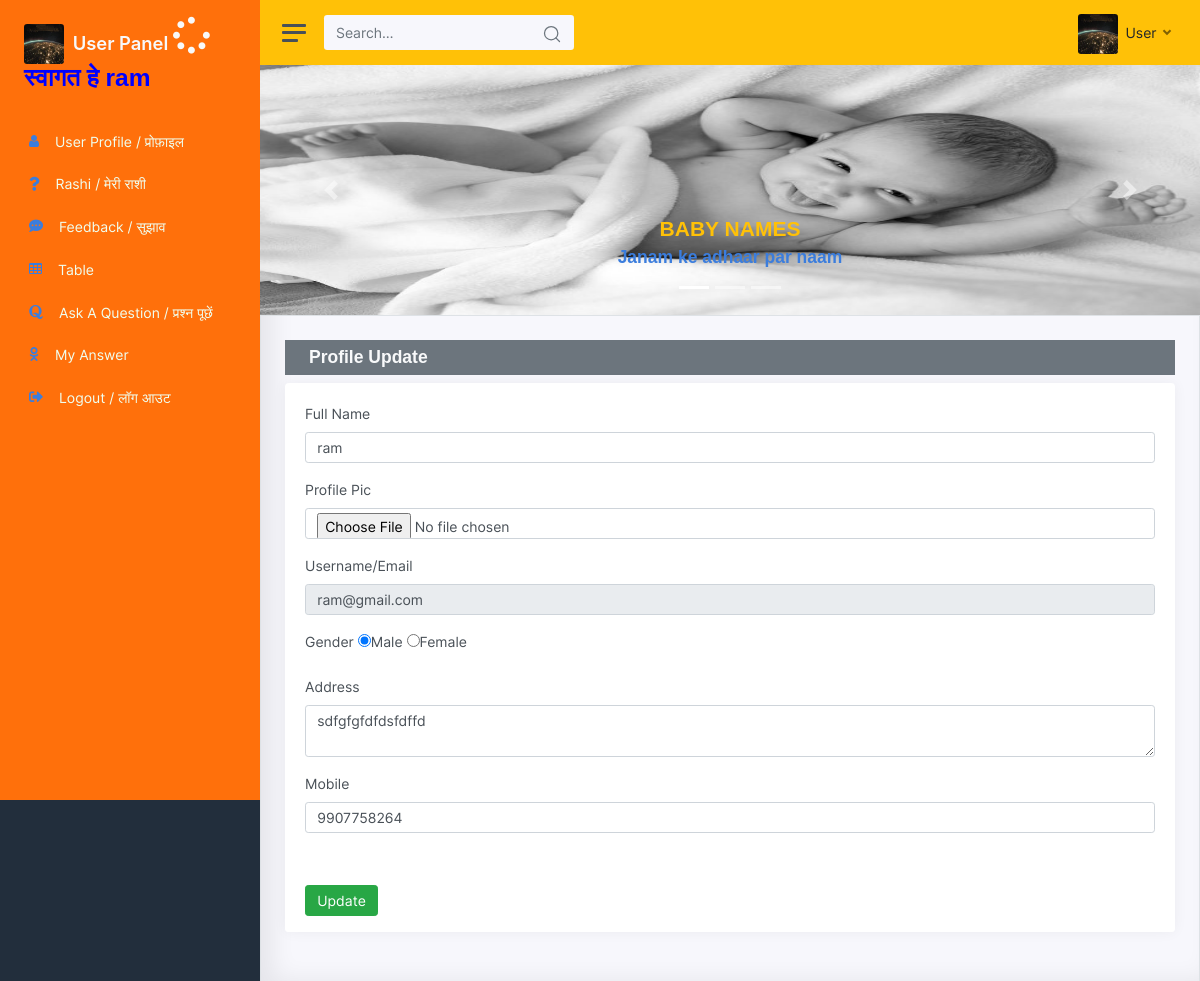
The app's page /user/edit_profile.php (signed in) with its own data.
### tables this page shows
CREATE TABLE `new_user` (
  `id` int(11) NOT NULL,
  `full_name` varchar(255) DEFAULT NULL,
  `email` varchar(255) DEFAULT NULL,
  `password` varchar(255) DEFAULT NULL,
  `confirm_password` varchar(255) NOT NULL,
  `mobile` varchar(255) NOT NULL,
  `gender` varchar(100) NOT NULL,
  `address` text NOT NULL,
  `image` varchar(255) DEFAULT NULL
);

### user/edit_profile.php (the view, shortened to what this page needs)
<?php
include("user_header.php");
if (isset($_SESSION['id']))
{
	$id = $_SESSION['id'];
}
$query = "SELECT * FROM new_user WHERE id = $id";
$result = mysqli_query($conn, $query);
$data = mysqli_fetch_assoc($result);
?>
		<div class="col-md-12 border p-4">
			<div class="row">
				<div class="col-md-12">
					<h4 class="bg-secondary text-light px-4 py-2">Profile Update</h4>
				</div>
			</div>
			<div class="row">
				<div class="col-md-12">
					<div class="card">
						<div class="card-body">
							<form action="update.php" method="post" enctype="multipart/form-data">
								<div class="form-group">
									<label>Full Name</label>
									<input value="<?php echo $data['full_name'];?>" type="Text" name="full_name" placeholder="Full Name" class="form-control">
									</div>
								<div class="form-group">
									<label>Profile Pic</label>
									<input type="file" name="image" class="form-control">
								</div>
								<div class="form-group">
									<label>Username/Email</label>
									<input disabled="disabled" value="<?php echo $data['email'];?>" type="Text" name="email" placeholder="Username" class="form-control" >
								</div>
								<div class="form-group">
									<label>Gender</label>
									<input <?php if($data['gender']=="male") echo "checked='checked'"; ?> required value="male" type="radio" name="gender" />Male
									<input <?php if($data['gender']=="female") echo "checked='checked'" ; ?> required value="female" type="radio" name="gender" />Female
								</div>
								<div class="form-group">
									<label>Address</label>
									<textarea class="form-control" name="address" required placeholder="change your Address"><?php echo $data['address'];?></textarea>
								</div>
								<div class="form-group">
									<label>Mobile</label>
									<input type="number" value="<?php echo $data['mobile'];?>" required name="mobile" placeholder="Change mobile no." class="form-control">
								</div>
						</div>
						<div class="card-footer">
							<input type="submit" value="Update" class="btn btn-success">
						</div>
					</div>
				</div>
			</div>
		</div>
	</div>
</div>

### user/user_header.php (shortened to what this page needs)
<?php
include("../conn.php");
if(isset($_SESSION['id']))
{
   $id= $_SESSION['id'];
}
$query = "SELECT * FROM new_user WHERE id ='$id'";
$result = mysqli_query($conn, $query);
$data = mysqli_fetch_assoc($result);
?>
<!DOCTYPE html>
<html lang="en">
<head>
	<link href="css/app.css" rel="stylesheet">
	<link rel="stylesheet" href="https://stackpath.bootstrapcdn.com/font-awesome/4.7.0/css/font-awesome.min.css">
<link rel="stylesheet" type="text/css" href="../css/style.css">
</head>
<body>
	<div class="wrapper">
		<nav id="sidebar" class="sidebar">
			<div class="sidebar-content js-simplebar" style="background-color:#ff700b;">
				<a class="sidebar-brand" href="index.php">
					<img src="img/avatars/<?php echo $data['image']; ?>" class="avatar img-fluid rounded mr-1"/>
		          <span class="align-middle">User Panel</span>
		          <span><i class="fas fa-spinner fa-2x fa-pulse"></i></span>
		          <br>
		          <h2><span class="align-middle">स्वागत हे <?php echo $data['full_name']; ?></span></h2>
        		</a>
				<ul class="sidebar-nav" style="color: #ff700b;">
					<li class="sidebar-item">
						<a class="sidebar-link" href="user_profile.php">
            			  <i class="fa fa-user text-primary align-middle"></i>
            			   <span class="align-middle heading">User Profile / प्रोफ़ाइल</span>
            			</a>
					</li>
					<li class="sidebar-item">
						<a class="sidebar-link" href="my_rashi.php">
	              			<i class="fas fa-question text-primary align-middle"></i>
	              			<span class="align-middle heading">Rashi / मेरी राशी</span>
			            </a>
					</li>
					<li class="sidebar-item">
						<a class="sidebar-link" href="user_feedback.php">
             			 	<i class="fas fa-comment-dots text-primary align-middle"></i>
             			  	<span class="align-middle heading">Feedback / सुझाव</span>
           				</a>
					</li>
					<li class="sidebar-item">
						<a class="sidebar-link" href="user_table.php">
              				<i class="fa fa-table text-primary align-middle"></i>
              			 	<span class="align-middle heading">Table</span>
            			</a>
					</li>
					<li class="sidebar-item">
						<a class="sidebar-link" href="user_question.php">
	              			<i class="fa fa-quora text-primary align-middle"></i>
	              			<span class="align-middle heading">Ask A Question / प्रश्न पूछें</span>
			            </a>
					</li>
					<li class="sidebar-item">
						<a class="sidebar-link" href="user_answer.php">
	              			<i class="fa fa-odnoklassniki text-primary align-middle"></i>
	              			<span class="align-middle heading">My Answer</span>
			            </a>
					</li>
					<li class="sidebar-item">
						<a class="sidebar-link" href="user_logout.php">
              				<i class="fas fa-sign-out-alt text-primary align-middle"></i>
              				<span class="align-middle heading">Logout / लॉग आउट</span>
            			</a>
					</li>
				</ul>
			</div>
		</nav>
		<div class="main">
			<nav class="navbar navbar-expand navbar-light bg-warning" style="background-color:#222e3c;">
				<a class="sidebar-toggle d-flex">
          			<i class="hamburger align-self-center"></i>
       			</a>
				<form class="form-inline d-none d-sm-inline-block">
					<div class="input-group input-group-navbar">
						<input type="text" class="form-control" placeholder="Search…" aria-label="Search">
						<div class="input-group-append">
							<button class="btn" type="button">
                				<i class="align-middle" data-feather="search"></i>
              				</button>
						</div>
					</div>
				</form>
				<div class="navbar-collapse collapse">
					<ul class="navbar-nav navbar-align">
					<li class="nav-item dropdown">
						<a class="nav-link dropdown-toggle d-none d-sm-inline-block" href="#" data-toggle="dropdown">
				            <img src="img/avatars/<?php echo $data['image']; ?>" class="avatar img-fluid rounded mr-1"/> <span class="text-dark">User</span>
				         </a>
						</li>
					</ul>
				</div>
			</nav>
			<div id="carouselExampleIndicators" class="carousel slide" data-ride="carousel">
			  <ol class="carousel-indicators">
			    <li data-target="#carouselExampleIndicators" data-slide-to="0" class="active"></li>
			    <li data-target="#carouselExampleIndicators" data-slide-to="1"></li>
			    <li data-target="#carouselExampleIndicators" data-slide-to="2"></li>
			  </ol>
			  <div class="carousel-inner" style="height: 250px;">
			    <div class="carousel-item active">
			      <img src="../images/content/baby.png" height="250" width="100%">
				      <div class="carousel-caption d-none d-md-block">
					    <h3 class="text-warning">BABY NAMES</h3>
					    <h4 class="text-primary">Janam ke adhaar par naam</h4>
					  </div>
			    </div>
			  </div>
			  <a class="carousel-control-prev" href="#carouselExampleIndicators" role="button" data-slide="prev">
			    <span class="carousel-control-prev-icon" aria-hidden="true"></span>
			  </a>
			  <a class="carousel-control-next" href="#carouselExampleIndicators" role="button" data-slide="next">
			    <span class="carousel-control-next-icon" aria-hidden="true"></span>
			  </a>
			</div>

### user/user_header.php (style rules this page uses)
h2 .align-middle { font-weight: 600; color: blue; }
.heading { color: honeydew; }

### records on screen
new_user: image (picture), full_name "ram", email "ram@gmail.com", gender "☑", address "sdfgfgfdfdsfdffd", mobile "9907758264"
